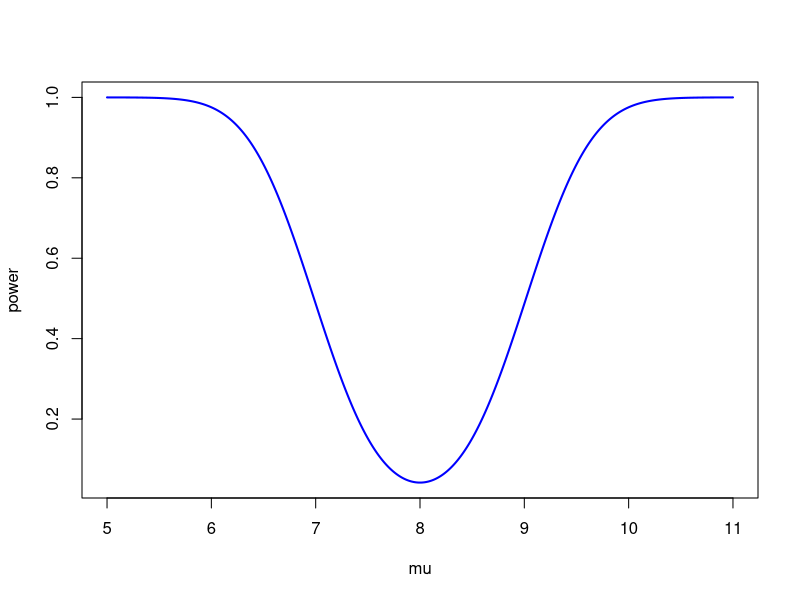

Source code (R):
# cr for test mu=8 vs mu != 8  sd= 2 is mean lies in (l,u) alpha=0.05
z=qnorm(0.021, lower.tail=FALSE)
z
l=8-(2*(1/sqrt(16))*z)
l
u=8+(2*(1/sqrt(16))*z)
u

# under h1 mean follows normal (mu, sd=2)
mu=seq(5,11,0.01)
mu
power=1-(pnorm(u,mean = mu, sd = 2/sqrt(16),lower.tail = TRUE)-pnorm(l,mean = mu, sd = 2/sqrt(16),lower.tail = TRUE))
power
plot(mu, power, type = "l", lwd = 2, col = "blue", ylab = "power", xlab = "mu")
